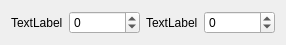
<?xml version="1.0" encoding="UTF-8"?>
<ui version="4.0">
 <class>PointField</class>
 <widget class="QWidget" name="PointField">
  <property name="geometry">
   <rect>
    <x>0</x>
    <y>0</y>
    <width>206</width>
    <height>40</height>
   </rect>
  </property>
  <property name="windowTitle">
   <string>Form</string>
  </property>
  <layout class="QVBoxLayout" name="verticalLayout">
   <item>
    <layout class="QHBoxLayout" name="horizontalLayout">
     <item>
      <widget class="QLabel" name="labelX">
       <property name="text">
        <string>TextLabel</string>
       </property>
      </widget>
     </item>
     <item>
      <widget class="QSpinBox" name="spinBoxX">
       <property name="minimum">
        <number>-9999999</number>
       </property>
       <property name="maximum">
        <number>9999999</number>
       </property>
       <property name="value">
        <number>0</number>
       </property>
      </widget>
     </item>
     <item>
      <widget class="QLabel" name="labelY">
       <property name="text">
        <string>TextLabel</string>
       </property>
      </widget>
     </item>
     <item>
      <widget class="QSpinBox" name="spinBoxY">
       <property name="minimum">
        <number>-9999999</number>
       </property>
       <property name="maximum">
        <number>9999999</number>
       </property>
       <property name="value">
        <number>0</number>
       </property>
      </widget>
     </item>
    </layout>
   </item>
  </layout>
 </widget>
 <resources/>
 <connections/>
</ui>
